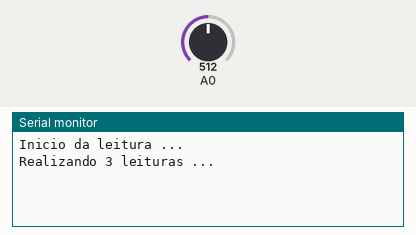
Recording of a sketch running on a simulated Arduino Uno, built with avr-gcc and run on an emulated ATmega328P. Parts: the last lines printed to the serial monitor. The inputs (shaded band) are chosen by the test bench; at power-on: A0 = 512.

Above: at 1.8 s.
1.9 s: A0 set to 716
At 4.2 s:
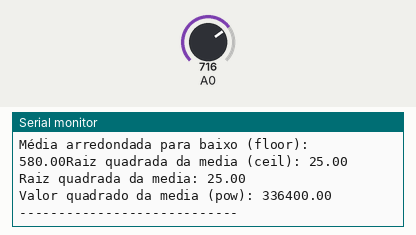
4.5 s: A0 set to 900
At 8.41 s:
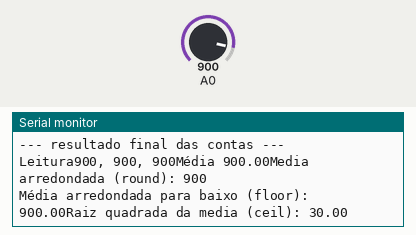

The sketch:

exquisite_sango_kieran1.ino
```cpp
// C++ code
//
void setup()
{
  Serial.begin(9600);
  Serial.println("Inicio da leitura ...");
}

void loop()
{

  Serial.println("Realizando 3 leituras ...");

  int leitura = analogRead(A0);
  delay(1000);

  int leitura2 = analogRead(A0);
  delay(1000);

  int leitura3 = analogRead(A0);
  delay(1000);

  //Calculo da media
  float media = (leitura + leitura2 + leitura3) / 3.0;
  //raiz quadrada da media
  float raiz = sqrt(media);

  //valor do quadrado da media
  float quadrado = pow(media, 2);

  //resultados
  Serial.println("\n--- resultado final das contas ---");

  Serial.print("Leitura");
  Serial.print(leitura); Serial.print(", ");
  Serial.print(leitura2); Serial.print(", ");
  Serial.print(leitura3);

  Serial.print("Média ");
  Serial.print(media);

  Serial.print("Media arredondada (round): ");
  Serial.println(round(media));

  Serial.print("Média arredondada para baixo (floor): ");
  Serial.print(floor(media));

  Serial.print("Raiz quadrada da media (ceil): ");
  Serial.println(ceil(raiz));

  Serial.print("Raiz quadrada da media: ");
  Serial.println(ceil(raiz));

  Serial.print("Valor quadrado da media (pow): ");
  Serial.println(quadrado);

  Serial.println("----------------------------\n");

  delay(2000);
}
```

Measured:
- after the input at 1.9 s, the serial monitor: prints a new line after 1.1 s (image 1)
- after the input at 4.5 s, the serial monitor: prints a new line after 3.8 s (image 2)
